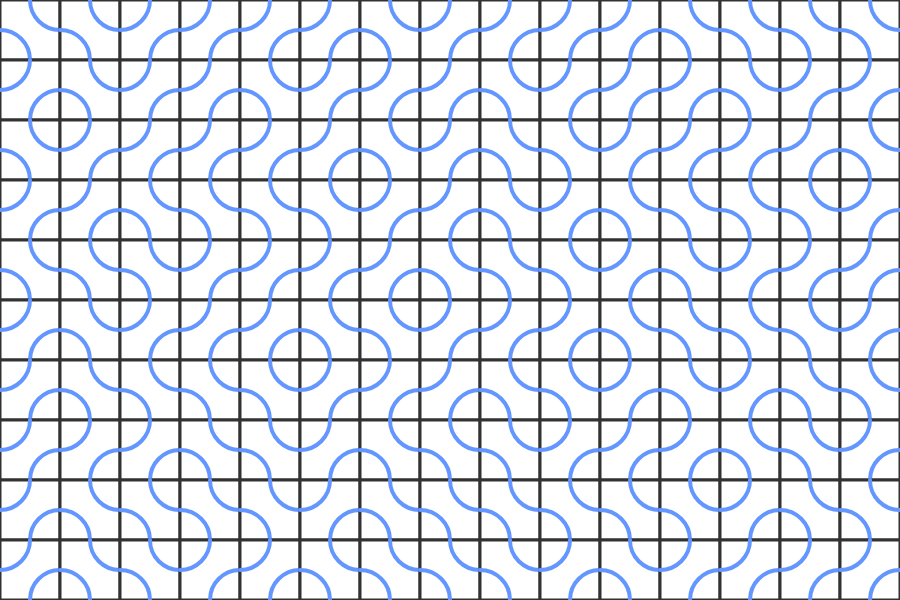
Frame 1 (no input)
Frame 60 (no input): identical to frame 1, image omitted
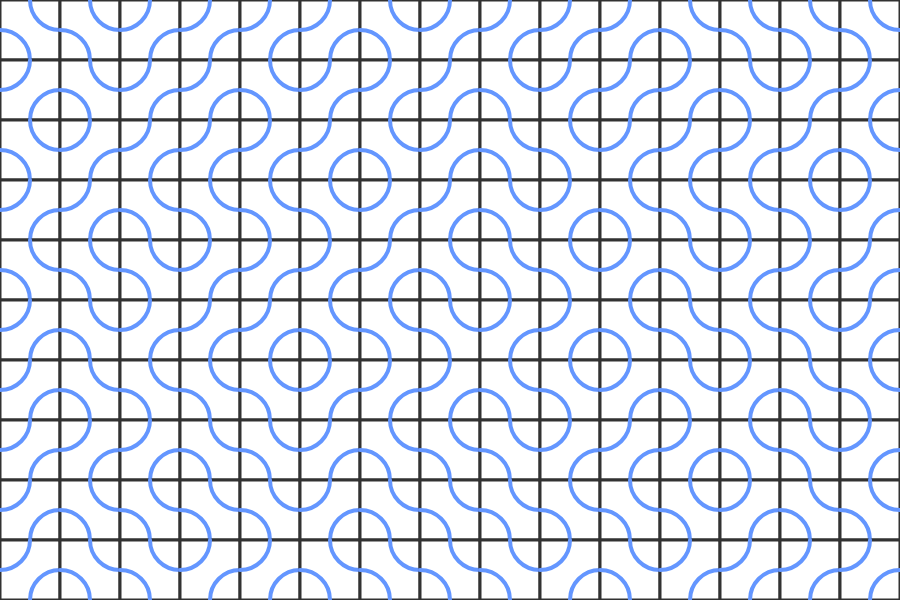
Frame 120 (the mouse pressed at the canvas centre since frame 60)

The p5.js sketch that drew these frames (run headless with seeded random() and noise() and a simulated clock; from frame 60 on, the mouse is pressed at the canvas centre):

// p5.js sketch
// ── sketch.js
// https://editor.p5js.org/jht9629-nyu/sketches/_5metu1S4
// Scarce abacus truchet v0

// https://claude.ai/chat/e0ece5a3-909b-44ac-bd46-9098eeb439fe
// p5js code to draw truchet pattern

let tileSize = 60;
let cols, rows;
let pattern = [];
let tileType = 0; // 0 = curves, 1 = diagonal lines

function setup() {
  let canvas = createCanvas(900, 600);
  canvas.parent(document.body);

  cols = floor(width / tileSize);
  rows = floor(height / tileSize);

  generatePattern();
}

function draw() {
  background(240);

  for (let i = 0; i < cols; i++) {
    for (let j = 0; j < rows; j++) {
      let x = i * tileSize;
      let y = j * tileSize;
      let rotation = pattern[i][j];

      push();
      translate(x + tileSize / 2, y + tileSize / 2);
      rotate((rotation * PI) / 2);
      translate(-tileSize / 2, -tileSize / 2);

      if (tileType === 0) {
        drawCurveTile();
      } else {
        drawLineTile();
      }

      pop();
    }
  }
}

function drawCurveTile() {
  fill(255);
  stroke(50);
  strokeWeight(3);
  rect(0, 0, tileSize, tileSize);

  // Draw quarter circles
  stroke(100, 150, 255);
  strokeWeight(4);
  noFill();

  // Top-left to bottom-right curve
  arc(0, 0, tileSize, tileSize, 0, PI / 2);
  arc(tileSize, tileSize, tileSize, tileSize, PI, (3 * PI) / 2);
}

function drawLineTile() {
  fill(255);
  stroke(50);
  strokeWeight(2);
  rect(0, 0, tileSize, tileSize);

  // Draw diagonal lines
  stroke(255, 100, 100);
  strokeWeight(4);

  line(0, 0, tileSize, tileSize);
  line(0, tileSize / 3, tileSize / 3, 0);
  line((2 * tileSize) / 3, tileSize, tileSize, (2 * tileSize) / 3);
}

function generatePattern() {
  pattern = [];
  for (let i = 0; i < cols; i++) {
    pattern[i] = [];
    for (let j = 0; j < rows; j++) {
      pattern[i][j] = random([0,1]); // Random rotation: 0, 1, 2, or 3 (90° increments)
      // pattern[i][j] = floor(random(4)); // Random rotation: 0, 1, 2, or 3 (90° increments)
    }
  }
}

function regeneratePattern() {
  generatePattern();
}

function toggleTileType() {
  tileType = (tileType + 1) % 2;
}

function keyPressed() {
  if (key === " ") {
    generatePattern();
  } else if (key === "t" || key === "T") {
    toggleTileType();
  }
}

function mousePressed() {
  if (mouseX >= 0 && mouseX < width && mouseY >= 0 && mouseY < height) {
    let col = floor(mouseX / tileSize);
    let row = floor(mouseY / tileSize);
    if (col < cols && row < rows) {
      pattern[col][row] = (pattern[col][row] + 1) % 4;
    }
  }
}
